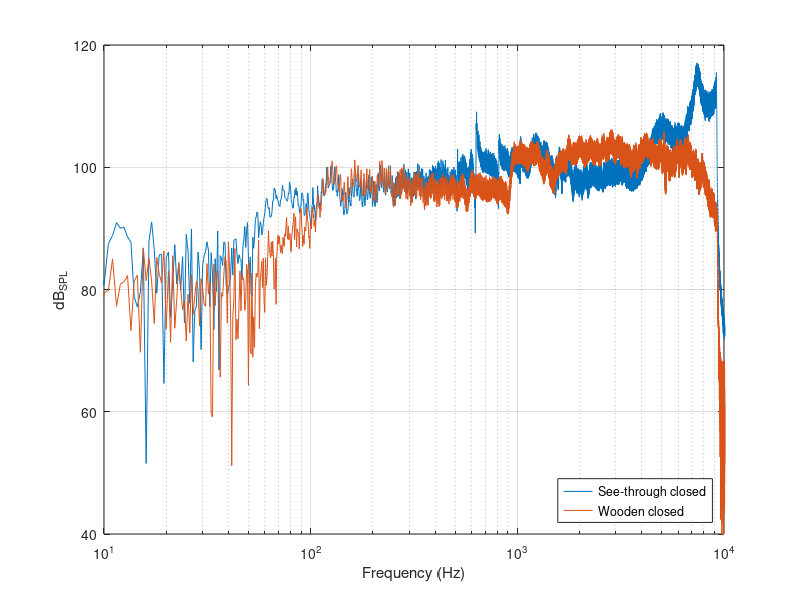

Reproduce this figure in MATLAB.
load Measurements.mat

% Normalized frequency
Y0 = fft(PG_closed);
%Y1 = fft(PG_hole_bot);
%Y2 = fft(PG_BR_bot);
Y1 = fft(PK_closed);

% To dB_SPL
Y0 = 20*log10(Y0./20e-6);
Y1 = 20*log10(Y1./20e-6);
%Y2 = 20*log10(Y2./20e-6);

figure
semilogx(f(1:end/2), abs(Y0(1:end/2)))
hold on
semilogx(f(1:end/2), abs(Y1(1:end/2)))
%semilogx(f(1:end/2), abs(Y2(1:end/2)))
grid on
xlabel('Frequency (Hz)');
ylabel('dB_{SPL}');
xlim([10, 10e3]);
ylim([40, 120]);
%legend('Closed', 'Hole bot', 'BR bot', "location", "southeast");
legend('See-through closed', 'Wooden closed', "location", "southeast");